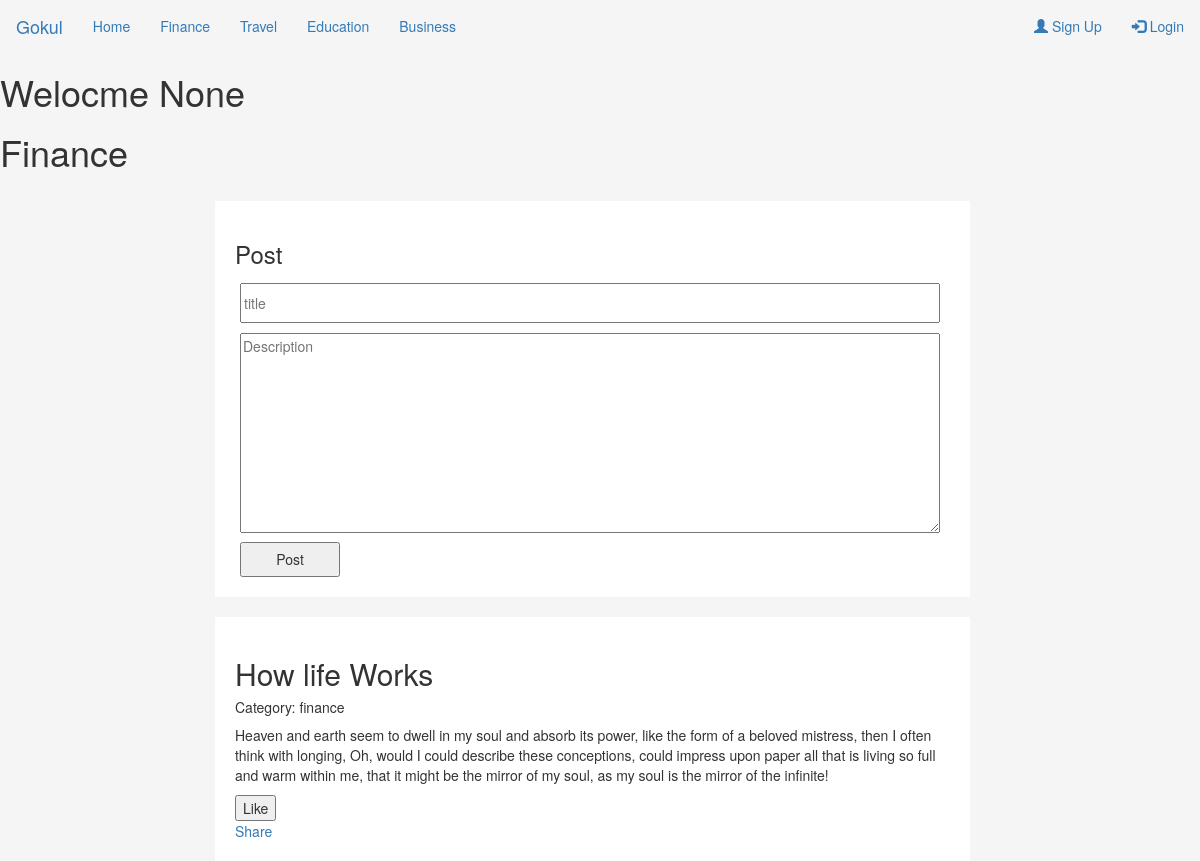
Page /home/about/ on the committed database.
### home/models.py (models this page shows)
class Post(models.Model):
	title = models.CharField(max_length=60, null=True)
	description = models.TextField(null=True)
	category = models.CharField(max_length=20, null=True)

### home/views.py (the view)
def about(request):
	if request.method == "POST":
		if request.POST.get('title'):
			title  = request.POST.get('title')
			description  = request.POST.get('description')
			Post.objects.create(title=title, description=description, category="finance")
	post = Post.objects.filter(category="finance").order_by('-id')
	return render(request, 'home/finance.html', {'post':post})

### home/templates/home/finance.html (shortened to what this page needs)
{% extends "base.html" %}
{% block content %}
    <h1>Finance</h1>
    <div class="container">
		<div class="row">
		  <div class="leftcolumn">
			    <div class="card">
			    <h3>Post</h3>
		    		<form method="Post" action="/home/finance/">{% csrf_token%}
				    	<input type="text" name="title" placeholder="title" class="posttitle"><br>
				    	<textarea name="description" placeholder="Description" class="des"></textarea><br>
				    	<input type="submit" value="Post" class="bt">
				    </form>
			    </div>
		  </div>
	 	</div>
	 </div>
    <div class="container">
		<div class="row">
		  <div class="leftcolumn">
		  {% for p in post %}
			    <div class="card">
		    		<h2>{{p.title}}</h2>
		    		<h5> Category: {{p.category}}</h5>
		    		<p>{{p.description}}</p>
		    		<form method="Post" action="/home/index/">{% csrf_token%}
		    			<input type="submit" name="Like" value="Like">
		    		</form>
		    		<a href="https://www.facebook.com/sharer/sharer.php?u=http://127.0.0.1:8000/home/comment/{{p.id}}">
					Share
					</a>
			    </div>
		    {% endfor %}
		  </div>
	 	</div>
	 </div>
{% endblock %}

### home/static/css/styles.css (style rules this page uses)
body { background-color: #F5F5F5; }
.card { background-color: white; padding: 20px; margin-top: 20px; margin-left: 200px; margin-right: 215px; }
.posttitle { width: 700px; height: 40px; margin: 5px; }
.des { width: 700px; height: 200px; margin: 5px; }
.bt { width: 100px; height: 35px; margin-left: 5px; }

### rows in the picture
Post: title "How life Works", category "finance", description "Heaven and earth seem to dwell in my soul and absorb its power, like the form of a beloved mistress, then I often think with longing, Oh, would I could describe these conceptions, could impress upon paper all that is living so full and warm within me, that it might be the mirror of my soul, as my soul is the mirror of the infinite!"

### other values in the picture
{{ request.user.id }} "None"
